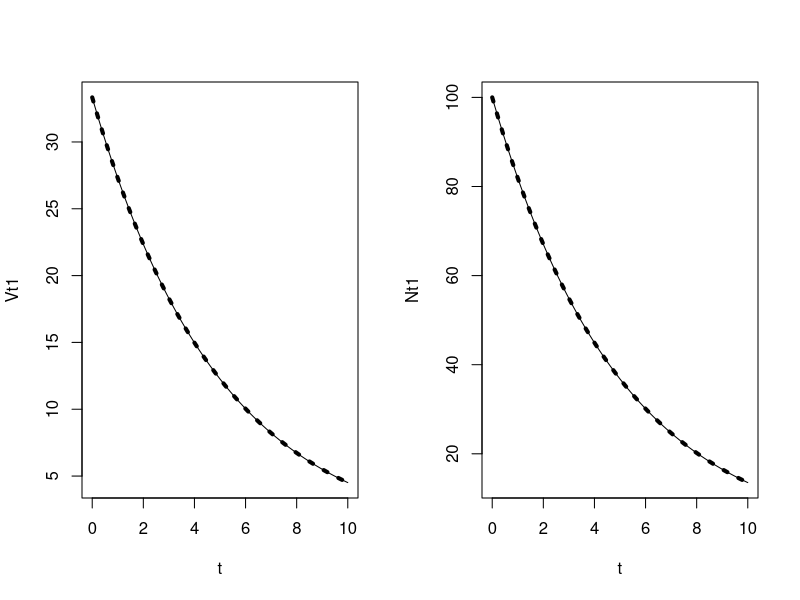

The R script that drew this image:
# This is to check that my solutions to model1's ODEs are correct
# 10 Oct 2011

# E(N(t)) is expected number of individuals left in the stream
# V(t) is the variance in the number left

# ODEs for dE(N)/dt and dV/dt:
# dE(N)/dt = f(E(N))
# dV/dt = -2f'(N)V + f(N)
# from Carl Boettiger

# model1 and my analytical solutions:
# dN/dt = -mN
# N(t) = N0*exp(-mt)
# dV/dt = 2mV -mN
# V(t) = exp(2mt) * (N0*exp(-3mt)/3 + c)

# initial number and parameters:
N0 = 100
V0 = N0/3 # not sure what V0 should be!
m = 0.2 # emigration rate
t = seq(0,10, by=0.1) # timesteps

# analytical solutions for N(t) and V(t):
Nt1 = N0 * exp(-m * t)
Vt1 = exp(2*m*t) * (N0*exp(-3*m*t)/3 + (V0 - N0/3))

# Numerically simulate ODEs to test analytical solutions:
require(deSolve)

model1 = function(t, x, parms) {
	with( as.list( c(parms, x)), {
		dn.dt = -m*N					# dN/dt
		dv.dt = 2 * m * V - m * N		# dV/dt
		res = c(dn.dt, dv.dt)
		list(res)
	})
}

parms = c(N0 = N0, V0 = V0, m = m)
start = c(N = N0, V = V0)
# run the model:
out.model1 = as.data.frame(lsoda(start, times=t, model1, parms))


# graphically compare numerical and analytical results
# solid line = analytical results
# dashes = numerical results
par(mfrow=c(1,2))
plot(Vt1 ~ t, type='l', 
	ylim=c(min(c(Vt1, out.model1$V)), max(c(Vt1, out.model1$V))))
points(out.model1$time, out.model1$V, type='l', lty=3, lwd=4)
plot(Nt1 ~ t, type='l')
points(out.model1$time, out.model1$N, type='l', lty=3, lwd=4)
